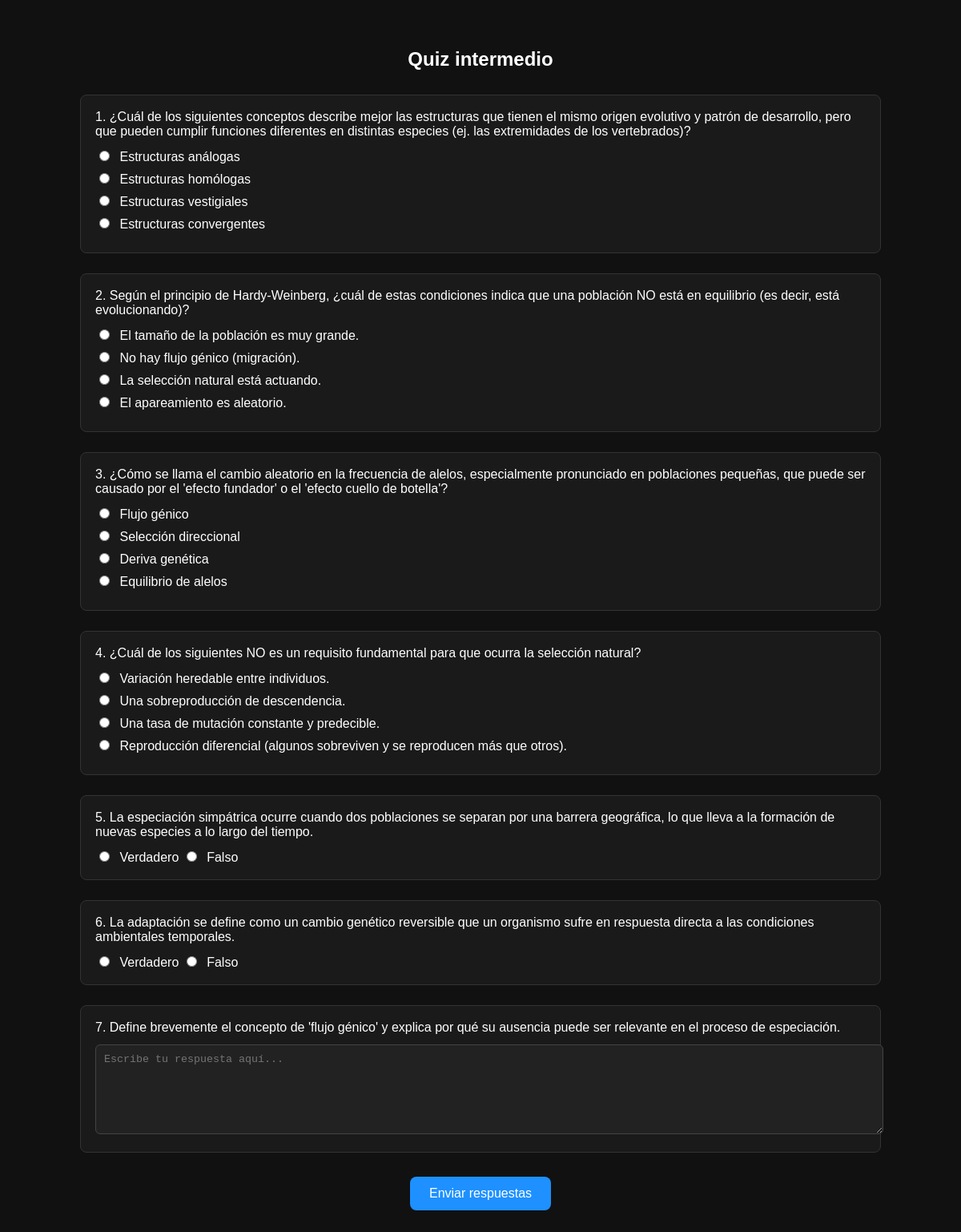
The app's page /quiz/1 with its own data.
### tables this page shows
CREATE TABLE quiz_questions (
    id INTEGER PRIMARY KEY AUTOINCREMENT,
    quiz_id INTEGER,
    question_type TEXT,
    question TEXT,
    options TEXT,
    correct_answer TEXT,
    points INTEGER,
    student_answer TEXT,
    is_correct INTEGER
, feedback TEXT);

### app.py (the view)
@app.route("/quiz/<int:quiz_id>")
def show_intermediate_quiz(quiz_id):
    conn = sqlite3.connect(DB_PATH)
    c = conn.cursor()
    c.execute("""
        SELECT id, question_type, question, options
        FROM quiz_questions
        WHERE quiz_id = ?
        ORDER BY id
    """, (quiz_id,))
    rows = c.fetchall()
    conn.close()
    questions = []
    for row in rows:
        q_id, q_type, q_text, q_options = row
        if q_options:
            try:
                q_options = json.loads(q_options)
            except json.JSONDecodeError:
                q_options = []
        else:
            q_options = []
        questions.append({
            "id": q_id,
            "type": q_type,
            "question": q_text,
            "options": q_options
        })
    return render_template(
        "quiz.html",
        quiz_id=quiz_id,
        questions=questions
    )

### templates/quiz.html (shortened to what this page needs)
<!DOCTYPE html>
<html lang="es">
  <head>
  </head>
  <body>
    <h2>Quiz intermedio</h2>
    <form method="POST" action="/submit_quiz/{{ quiz_id }}">
      {% for q in questions %}
      <div class="question">
        <h4>{{ loop.index }}. {{ q.question }}</h4>
        {% if q.type == "multiple_choice" %}
        <div class="options">
          {% for opt in q.options %}
          <label>
            <input type="radio" name="{{ q.id }}" value="{{ opt }}" required />
            {{ opt }}
          </label>
          {% endfor %}
        </div>
        {% elif q.type == "true_false" %}
        <label>
          <input type="radio" name="{{ q.id }}" value="true" required />
          Verdadero
        </label>
        <label>
          <input type="radio" name="{{ q.id }}" value="false" />
          Falso
        </label>
        {% elif q.type == "open" %}
        <textarea
          name="{{ q.id }}"
          placeholder="Escribe tu respuesta aquí..."
          required
        ></textarea>
        {% endif %}
      </div>
      {% endfor %}
      <button type="submit">Enviar respuestas</button>
    </form>
  </body>
</html>

### templates/quiz.html (style rules this page uses)
body { font-family: Arial, sans-serif; background: #111; color: white; margin: 0; padding: 40px; }
h2 { text-align: center; margin-bottom: 30px; }
form { width: 95%; max-width: 1000px; margin: 0 auto; }
.question { margin-bottom: 25px; padding: 18px; background: #1a1a1a; border: 1px solid #333; border-radius: 8px; }
.question h4 { margin-top: 0; margin-bottom: 12px; font-weight: normal; }
.options label { display: block; margin-bottom: 8px; cursor: pointer; }
input[type="radio"] { margin-right: 8px; }
textarea { width: 100%; min-height: 90px; background: #222; color: white; border: 1px solid #444; border-radius: 6px; padding: 10px; resize: vertical; }
button { display: block; margin: 30px auto 0; padding: 12px 24px; font-size: 16px; background: #1e90ff; color: white; border: none; border-radius: 8px; cursor: pointer; }

### records on screen
quiz_questions: question "¿Cuál de los siguientes conceptos describe mejor las estructuras que tienen el mismo origen evolutivo y patrón de desarrollo, pero que pueden cumplir funciones diferentes en distintas especies (ej. las extremidades de los vertebrados)?", options "Estructuras análogas" "Estructuras homólogas" "Estructuras vestigiales" "Estructuras convergentes"
quiz_questions: question "Según el principio de Hardy-Weinberg, ¿cuál de estas condiciones indica que una población NO está en equilibrio (es decir, está evolucionando)?", options "El tamaño de la población es muy grande." "No hay flujo génico (migración)." "La selección natural está actuando." "El apareamiento es aleatorio."
quiz_questions: question "¿Cómo se llama el cambio aleatorio en la frecuencia de alelos, especialmente pronunciado en poblaciones pequeñas, que puede ser causado por el 'efecto fundador' o el 'efecto cuello de botella'?", options "Flujo génico" "Selección direccional" "Deriva genética" "Equilibrio de alelos"
quiz_questions: question "¿Cuál de los siguientes NO es un requisito fundamental para que ocurra la selección natural?", options "Variación heredable entre individuos." "Una sobreproducción de descendencia." "Una tasa de mutación constante y predecible." "Reproducción diferencial (algunos sobreviven y se reproducen más que otros)."
quiz_questions: question "La especiación simpátrica ocurre cuando dos poblaciones se separan por una barrera geográfica, lo que lleva a la formación de nuevas especies a lo largo del tiempo."
quiz_questions: question "La adaptación se define como un cambio genético reversible que un organismo sufre en respuesta directa a las condiciones ambientales temporales."
quiz_questions: question "Define brevemente el concepto de 'flujo génico' y explica por qué su ausencia puede ser relevante en el proceso de especiación.", id "Escribe tu respuesta aquí..."
